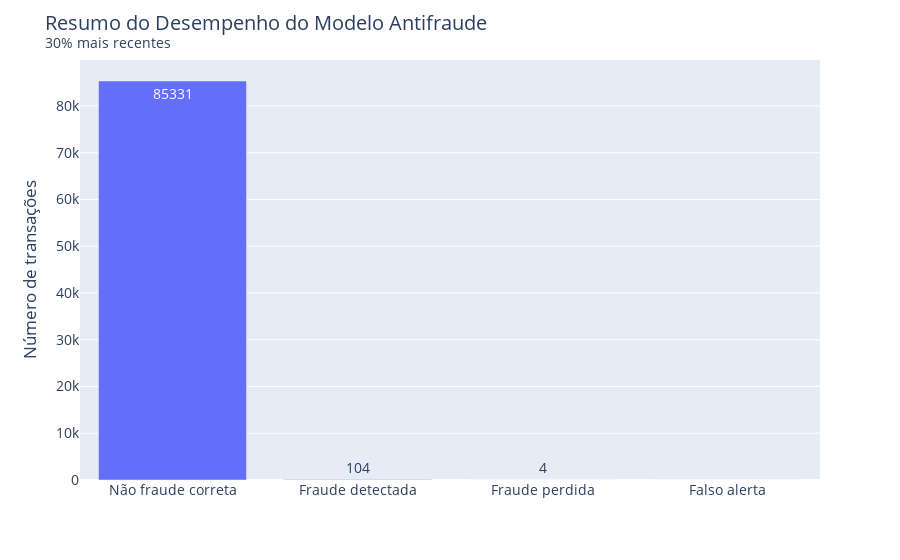

Source (notebook cell):
### Code cell
df_bar = pd.DataFrame({
    "Categoria": [
        "Não fraude correta",
        "Fraude detectada",
        "Fraude perdida",
        "Falso alerta"
    ],
    "Quantidade": [
        85331,
        104,
        4,
        0
    ]
})

fig = px.bar(
    df_bar,
    x="Categoria",
    y="Quantidade",
    text="Quantidade"
)

fig.update_layout(
    title="Resumo do Desempenho do Modelo Antifraude<br><sup>30% mais recentes</sup>",
    xaxis_title="",
    yaxis_title="Número de transações",
    font=dict(size=14)
)

fig.show()

### Figure 1 — Plotly figure (JSON) as saved in the notebook; plotly's stock layout.template omitted (floating-point values rounded to 4 significant figures)
{"data": [{"hovertemplate": "Categoria=%{x}<br>Quantidade=%{text}<extra></extra>", "legendgroup": "", "marker": {"color": "#636efa", "pattern": {"shape": ""}}, "name": "", "orientation": "v", "showlegend": false, "text": [85330.0, 104.0, 4.0, 0.0], "textposition": "auto", "type": "bar", "x": ["Não fraude correta", "Fraude detectada", "Fraude perdida", "Falso alerta"], "xaxis": "x", "y": [85331, 104, 4, 0], "yaxis": "y"}], "layout": {"barmode": "relative", "font": {"size": 14}, "legend": {"tracegroupgap": 0}, "margin": {"t": 60}, "title": {"text": "Resumo do Desempenho do Modelo Antifraude<br><sup>30% mais recentes</sup>"}, "xaxis": {"anchor": "y", "domain": [0, 1], "title": {"text": ""}}, "yaxis": {"anchor": "x", "domain": [0, 1], "title": {"text": "Número de transações"}}}}
